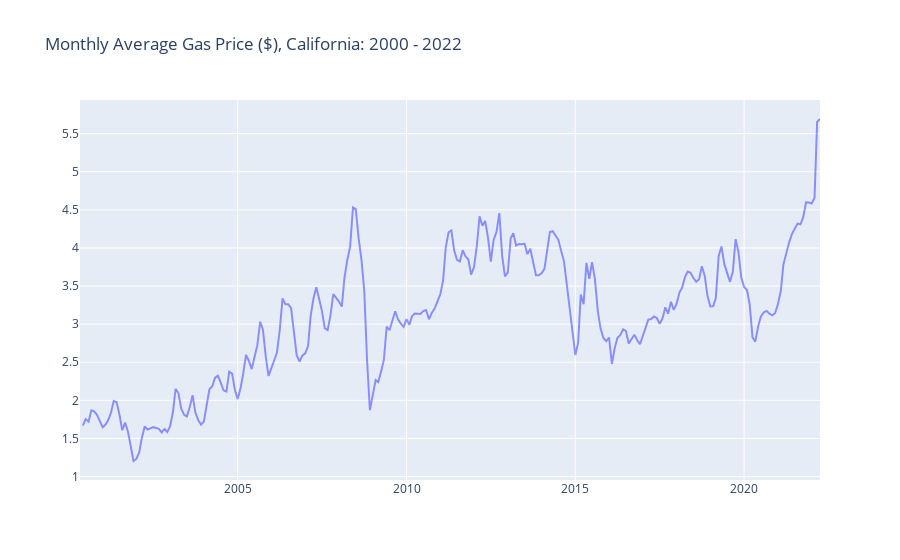

Here is the notebook cell this chart was saved with:
### Code cell
fuel_plot = plot_traces(fuel, 'fuel_m', 'Monthly Average Gas Price ($), California: 2000 - 2022')

### Figure 1 — Plotly figure (JSON) as saved in the notebook; plotly's stock layout.template omitted (floating-point values rounded to 4 significant figures; data arrays with more than 128 entries replaced by an {"elided": "..."} marker saying what was removed)
{"data": [{"line": {"color": "blue"}, "name": "fuel_mtrace", "opacity": 0.4, "type": "scatter", "x": {"elided": "264 str values"}, "y": {"elided": "264 float values"}}], "layout": {"title": {"text": "Monthly Average Gas Price ($), California: 2000 - 2022"}}}
